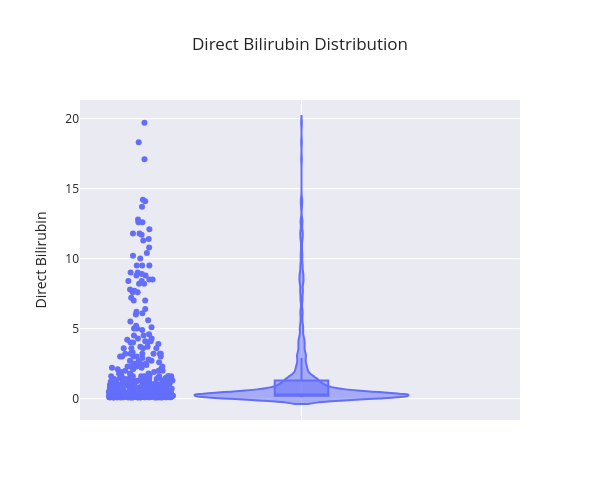

This figure's notebook cell:
### Markdown cell above
**4. Direct Bilirubin**

### Code cell
fig = px.violin(data, y="Direct Bilirubin", box=True, points="all", title="Direct Bilirubin Distribution")
fig.update_layout(yaxis_title="Direct Bilirubin", template="seaborn",width=600, height=500)
fig.show()

### Figure 1 — Plotly figure (JSON) as saved in the notebook; plotly's stock layout.template omitted (floating-point values rounded to 4 significant figures; data arrays with more than 128 entries replaced by an {"elided": "..."} marker saying what was removed)
{"data": [{"alignmentgroup": "True", "box": {"visible": true}, "hovertemplate": "Direct Bilirubin=%{y}<extra></extra>", "legendgroup": "", "marker": {"color": "#636efa"}, "name": "", "offsetgroup": "", "orientation": "v", "points": "all", "scalegroup": "True", "showlegend": false, "type": "violin", "x0": " ", "xaxis": "x", "y": {"elided": "583 float values"}, "y0": " ", "yaxis": "y"}], "layout": {"height": 500, "legend": {"tracegroupgap": 0}, "title": {"text": "Direct Bilirubin Distribution"}, "violinmode": "group", "width": 600, "xaxis": {"anchor": "y", "autorange": true, "domain": [0, 1], "range": [-0.5069, 0.5], "type": "category"}, "yaxis": {"anchor": "x", "autorange": true, "domain": [0, 1], "range": [-1.526, 21.33], "title": {"text": "Direct Bilirubin"}, "type": "linear"}}}
